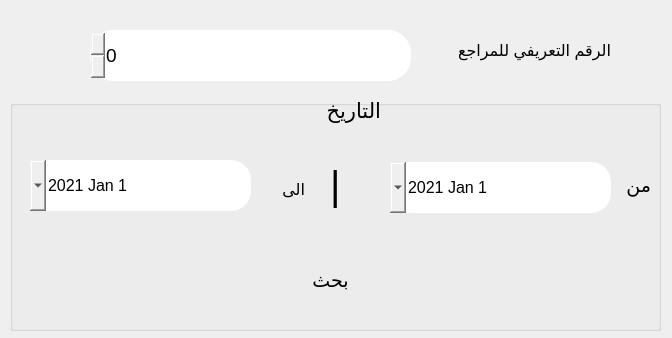
<?xml version="1.0" encoding="UTF-8"?>
<ui version="4.0">
 <class>Form</class>
 <widget class="QWidget" name="Form">
  <property name="geometry">
   <rect>
    <x>0</x>
    <y>0</y>
    <width>672</width>
    <height>338</height>
   </rect>
  </property>
  <property name="windowTitle">
   <string>Form</string>
  </property>
  <property name="styleSheet">
   <string notr="true">
/*
ABOUT
============================================================================================================
version 2.05
QT theme (stylesheet) specially developed for FreeCAD (http://www.freecadweb.org/).
It might work with other software that uses QT styling.


LICENSE
============================================================================================================
Copyright (c) 2016 Pablo Gil Fern?ndez

This work is licensed under the Creative Commons Attribution-ShareAlike 4.0 International License.
To view a copy of this license, visit http://creativecommons.org/licenses/by-sa/4.0/.


INSTALLATION
============================================================================================================
1) Place the .qss files and /images/ folder in the path that fits your OS:
    OSX = /Users/[YOUR_USER_NAME]/Library/Preferences/FreeCAD/Gui/Stylesheets/
    WINDOWS = C:/[INSTALLATION_PATH]/FreeCAD/data/Gui/Stylesheets/
    LINUX = /home/[YOUR_USER_NAME]/.FreeCAD/Gui/Stylesheets/

2) In order to display correctly images:
    2.1) FreeCAD 0.16 (development builds newer than commit 5b3d50a): that's it, you are done!

    2.2) FreeCAD 0.15: Images used in the theme need ABSOLUTE paths to be found by FreeCAD, so you should search the string &quot;qss:images&quot; (without &quot;&quot;) and replace with the real path of your computer. It should be done with all the .qss files you want to install-use
        find = qss:images
        replace = /Users/myName/Library/Preferences/FreeCAD/Gui/Stylesheets/images


CUSTOMIZATION
============================================================================================================
If you would like to change the overall look/style of the theme, just find and replace following colors in the whole file:
    BACKGROUND (darker to ligher)
        black
        #505050
        #6e6e6e
        #828282
        #a2a2a0
        #b6b6b6
        #c8c8c8
        #c3c3c3
        #d2d2d2
        #dcdcdc
        #e0e0e0
        #e6e6e6
        #f0f0f0
        #f5f5f5 = main background color
        white

    SELECTION (darker to lighter)
        #1b3774
        #2053c0
        #3874f2
        #5e90fa = main selection color
        #6f9efa = used to build QSpinBox up and down buttons, it's used as color in the middle
        #7cabf9
        #adc5ed
        #cbd8e6




KNOWN BUGS and TO DO
============================================================================================================
    - please, follow the link to get updated information: http://forum.freecadweb.org/viewtopic.php?f=10&amp;t=12417
*/


/*==================================================================================================
Reset elements
==================================================================================================*/
/* Reseting everything helps to unify styles across different operating systems */
* {
    padding: 0px;
    margin: 0px;
    border: 0px;
    border-style: none;
    border-image: none;
    outline: 0;
}

/* specific reset for elements inside QToolBar */
QToolBar * {
    margin: 0px;
    padding: 0px;
}


/*==================================================================================================
Main window
==================================================================================================*/
QMainWindow,
QDialog,
QDockWidget,
QToolBar  {
    background-color: #f5f5f5; /* main background color */
}

QMdiArea {
    background-image: url(qss:images/background_freecad.png);
    background-position: center center;
    background-repeat: no-repeat;
}


/*==================================================================================================
MENUS
==================================================================================================*/
QMenuBar,
QMenuBar::item {
    color: black;
    background-color: #f5f5f5; /* main background color */
}

QMenu,
QMenu::item {
    color: black;
    background-color: #f5f5f5; /* main background color */
    text-decoration: none;
}

QMenuBar::item:selected,
QMenuBar::item:pressed,
QMenu::item:selected,
QMenu::item:pressed {
    color: white;
    background-color: #5e90fa;
}

QMenu::right-arrow {
    width: 10px;
    height: 10px;
    image:url(qss:images/right_arrow_dark.png);
    margin-right: 2px;
}

QMenu::right-arrow:selected {
    image:url(qss:images/right_arrow_lighter.png);
}

QMenu::item {
    padding: 2px 16px 2px 26px; /* make room for icon at left */
    border: 1px solid transparent; /* reserve space for selection border */
}

QMenu::icon {
    margin-left: 2px;
}

QMenu::separator {
    height: 1px;
    background-color: rgba(0,0,0,30);
    margin: 6px 4px;
}

QMenu::indicator:non-exclusive:checked {
    color: white;
}

/* Fix for elements inside a drop-down menu */
QMenu QRadioButton,
QMenu QCheckBox,
QMenu QPushButton,
QMenu QToolButton {
    color: black; /* same as regular QRadioButton and QCheckBox */
}

QMenu QRadioButton:hover,
QMenu QCheckBox:hover,
QMenu QPushButton:hover,
QMenu QToolButton:hover,
QMenu QPushButton:pressed,
QMenu QToolButton:pressed,
QMenu QPushButton:selected,
QMenu QToolButton:selected {
    color: white;
    background-color: #5e90fa; /* same as QMenu::item:selected and QMenu::item:pressed */
}

QMenu QRadioButton:disabled,
QMenu QCheckBox:disabled {
    color: #6e6e6e;
}

QMenu QRadioButton::indicator:disabled,
QMenu QCheckBox::indicator:disabled {
    color: #6e6e6e;
    background-color: transparent;
    border: 1px solid #6e6e6e;
}


/*==================================================================================================
Tool bar
==================================================================================================*/
QToolBar {
    border: none;
    padding: 2px;
}

QToolBar::handle:top,
QToolBar::handle:bottom,
QToolBar::handle:horizontal {
    background-image: url(qss:images/Hmovetoolbar_dark.png);
    width: 10px;
    margin: 4px 2px;
    background-position: top right;
    background-repeat: repeat-y;
}

QToolBar::handle:left,
QToolBar::handle:right,
QToolBar::handle:vertical {
    background-image: url(qss:images/Vmovetoolbar_dark.png);
    height: 10px;
    margin: 2px 4px;
    background-position: left bottom;
    background-repeat: repeat-x;
}

QToolBar::separator:top,
QToolBar::separator:bottom,
QToolBar::separator:horizontal {
    width: 1px;
    margin: 6px 4px;
    background-color: rgba(0,0,0,30);
}

QToolBar::separator:left,
QToolBar::separator:right,
QToolBar::separator:vertical {
    height: 1px;
    margin: 4px 6px;
    background-color: rgba(0,0,0,30);
}


/*==================================================================================================
Group box
==================================================================================================*/
QGroupBox {
    color: rgba(0,0,0,120);
    border:1px solid rgba(0, 0, 0, 20); /* lighter than its own border-color */;
    border-radius: 3px;
    margin-top: 10px;
    padding: 6px;
    background-color: rgba(255, 255, 255, 15);
}

QGroupBox:title {
    top: -8px;
    left: 12px;
}


/*==================================================================================================
Tooltip
==================================================================================================*/
QToolTip {
    color: white;
    background-color: #828282;
    /*opacity: 90%; doesn't correctly work */
    padding: 4px;
    border-radius: 3px; /* has no effect */
}


/*==================================================================================================
Dock widget
==================================================================================================*/
QDockWidget {
    color: rgba(0,0,0,120);
    titlebar-close-icon: url(qss:images/close_dark.png);
    titlebar-normal-icon: url(qss:images/undock_dark.png);
}

QDockWidget::title {
    text-align: center;
    background-color: rgba(0,0,0,10);
    border: 4px solid #f5f5f5; /* fix to simulate margin between this :title and tabs */ /* same as main background color */
    border-radius: 6px; /* bigger than normal due to previous border fix */
    padding: 4px 0px; /* also needed because of previous border fix */
}

QDockWidget::close-button,
QDockWidget::float-button {
    border: none;
    background: transparent;
    border-radius: 3px;
    subcontrol-origin: padding;
    subcontrol-position: right center;
}

QDockWidget::close-button {
    right: 4px;
}
    
QDockWidget::float-button {
    right: 22px;
}

QDockWidget::close-button:hover,
QDockWidget::float-button:hover {
    background-color: rgba(0,0,0,15);
}

QDockWidget::close-button:pressed,
QDockWidget::float-button:pressed {
    background-color: rgba(0,0,0,30);
}

/* fix for Python Console (probably there is a smarter way to arrive to it) */
QDockWidget &gt; QFrame {
    background-color: #f0f0f0;
    border: 1px solid #c3c3c3;
}


/*==================================================================================================
Progress bar
==================================================================================================*/
QProgressBar,
QProgressBar:horizontal {
    color: white;
    background-color: rgba(0,0,0,10);
    text-align: center;
    border: 1px solid rgba(0,0,0,80);
    padding: 1px;
    border-radius: 3px;
}
QProgressBar::chunk,
QProgressBar::chunk:horizontal {
    background-color: qlineargradient(spread:pad, x1:1, y1:0.545, x2:1, y2:0, stop:0 #3874f2, stop:1 #5e90fa);
    border-radius: 3px;
}


/*==================================================================================================
Scroll
==================================================================================================*/
QAbstractScrollArea {
    border-radius: 2px;
}

QAbstractScrollArea::corner {
    border: none;
}

QScrollBar:horizontal {
    height: 15px;
    margin: 0px;
}

QScrollBar::handle:vertical,
QScrollBar::handle:horizontal {
}

QScrollBar::handle:vertical:hover,
QScrollBar::handle:horizontal:hover {
}

QScrollBar::handle:horizontal {
    min-width: 5px;
    border-radius: 3px;
    margin: 4px 15px;
}

QScrollBar::sub-line:horizontal {
    margin: 1px 3px 0px 3px; /* 1px to correctly fit the 10px width image */
    border-image: url(qss:images/left_arrow_dark.png);
    width: 6px;
    height: 10px;
    subcontrol-position: left;
    subcontrol-origin: margin;
}

QScrollBar::add-line:horizontal {
    margin: 1px 3px 0px 3px; /* 1px to correctly fit the 10px width image */
    border-image: url(qss:images/right_arrow_dark.png);
    width: 6px;
    height: 10px;
    subcontrol-position: right;
    subcontrol-origin: margin;
}

QScrollBar::sub-line:horizontal:hover,
QScrollBar::sub-line:horizontal:on {
    border-image: url(qss:images/left_arrow_darker.png);
}

QScrollBar::add-line:horizontal:hover,
QScrollBar::add-line:horizontal:on {
    border-image: url(qss:images/right_arrow_darker.png);
}

QScrollBar::up-arrow:horizontal,
QScrollBar::down-arrow:horizontal {
}

QScrollBar::add-page:horizontal,
QScrollBar::sub-page:horizontal {
}

QScrollBar:vertical {
    width: 15px;
    margin: 0px;
}

QScrollBar::handle:vertical {
    min-height: 5px;
    border-radius: 3px;
    margin: 15px 4px;
}

QScrollBar::sub-line:vertical {
    margin: 3px 0px 3px 1px; /* 1px to correctly fit the 10px width image */
    border-image: url(qss:images/up_arrow_dark.png);
    height: 6px;
    width: 10px;
    subcontrol-position: top;
    subcontrol-origin: margin;
}

QScrollBar::add-line:vertical {
    margin: 3px 0px 3px 1px; /* 1px to correctly fit the 10px width image */
    border-image: url(qss:images/down_arrow_dark.png);
    height: 6px;
    width: 10px;
    subcontrol-position: bottom;
    subcontrol-origin: margin;
}

QScrollBar::sub-line:vertical:hover,
QScrollBar::sub-line:vertical:on {
    border-image: url(qss:images/up_arrow_darker.png);
}

QScrollBar::add-line:vertical:hover,
QScrollBar::add-line:vertical:on {
    border-image: url(qss:images/down_arrow_darker.png);
}

QScrollBar::up-arrow:vertical,
QScrollBar::down-arrow:vertical {
}

QScrollBar::add-page:vertical,
QScrollBar::sub-page:vertical {
}


/*==================================================================================================
Tab bar
==================================================================================================*/
QTabWidget::pane {
    background-color: transparent; /* temporal (transparent background) */ /* tab content background color */
    position: absolute;
}

QTabWidget::pane:top {
    top: -1px;
    border-top: 1px solid #d2d2d2;
}

QTabWidget::pane:bottom {
    bottom: -1px;
    border-bottom: 1px solid #d2d2d2;
}

QTabWidget::pane:left {
    right: -1px;
    border-right: 1px solid #d2d2d2;
}

QTabWidget::pane:right {
    left: -1px;
    border-left: 1px solid #d2d2d2;
}

QTabWidget::tab-bar:top,
QTabWidget::tab-bar:bottom {
    left: 10px;
}

QTabWidget::tab-bar:left,
QTabWidget::tab-bar:right {
    top: 10px;
}

QTabBar {
    qproperty-drawBase: 0; /* important */
    background-color: transparent;
}

/* Workaround for QTabBars created from docked QDockWidgets which don't draw the border if not set and reseted as follows: */
QTabBar {
    border-top: 1px solid #d2d2d2;  /* set color for all QTabBars */
}
QDockWidget QTabBar {
    border-color: transparent; /* set color for all QTabBars but ones created from QDockWidget */
}
QDialog QTabBar {
    border-color: transparent; /* set color for QTabBars inside Preferences dialog */
}
/* end fix */

QTabBar::tab {
    background-color: transparent;
    border: 1px solid transparent;
    padding: 3px;
}

QTabBar::tab:top,
QTabBar::tab:bottom {
    border-top-width: 4px}
/*==================================================================================================
Buttons
==================================================================================================*/
/* Common */
QComboBox,
QAbstractSpinBox,
QSpinBox,
QDoubleSpinBox,
QLineEdit,
QTextEdit,
QTimeEdit,
QDateEdit,
QDateTimeEdit {
    color: #6e6e6e;
    background-color: #e0e0e0;
    selection-color: white;
    selection-background-color: #5e90fa;
    border: 1px solid #e0e0e0;
    border-radius: 3px;
    min-width: 50px; /* it ensures the default value is correctly displayed */
    min-height: 20px; /* important to be a pair number in order to up/down buttons to be divisible by two (if not set could create a blank line in Ubuntu. Its downside is that it's needed to reset it (min-width: 0px) on following elements that can't have it such as fields inside QToolBar and inside QTreeView (Property editor) */
    padding: 1px 2px; /* temporal: could don't be compatible with elements inside Tree/List view */
}

/* shifts text/number editable field to the left to make space for the up/down or drop-down buttons */
QComboBox,
QAbstractSpinBox,
QSpinBox,
QDoubleSpinBox,
QTimeEdit,
QDateEdit,
QDateTimeEdit {
    padding-right: 20px;
}

/* when QTextEdit are no editable */
QTextEdit:!editable {
    background-color: #f0f0f0;
    border: 1px solid #c3c3c3;
}

QComboBox:focus,
QAbstractSpinBox:focus,
QSpinBox:focus,
QDoubleSpinBox:focus,
QLineEdit:focus,
QTextEdit:focus,
QTimeEdit:focus,
QDateEdit:focus,
QDateTimeEdit:focus {
    color: black;
    border-color: #7cabf9;
    border-right-color: qlineargradient(spread:pad, x1:1, y1:0.8, x2:1, y2:0, stop:0 #5e90fa, stop:1 #7cabf9); /* same as up/down or drop-down button color */
    background-color: #cbd8e6;
}

QComboBox:disabled,
QAbstractSpinBox:disabled,
QSpinBox:disabled,
QDoubleSpinBox:disabled,
QLineEdit:disabled,
QTextEdit:disabled,
QTimeEdit:disabled,
QDateEdit:disabled,
QDateTimeEdit:disabled {
    color: #c3c3c3;
    background-color: #e0e0e0; /* same as enabled color */
    border-color: #e0e0e0; /* same as enabled color */
}

QAbstractSpinBox:up-button,
QSpinBox:up-button,
QDoubleSpinBox:up-button,
QTimeEdit:up-button,
QDateEdit:up-button,
QDateTimeEdit:up-button,
QAbstractSpinBox:down-button,
QSpinBox:down-button,
QDoubleSpinBox:down-button,
QTimeEdit:down-button,
QDateEdit:down-button,
QDateTimeEdit:down-button {
    background-color: #d2d2d2;
    subcontrol-origin: border; /* important */
    width: 20px; /* same as QComboBox ... QDateTimeEdit padding-right */
}

QAbstractSpinBox:up-button,
QSpinBox:up-button,
QDoubleSpinBox:up-button,
QTimeEdit:up-button,
QDateEdit:up-button,
QDateTimeEdit:up-button {
    subcontrol-position: top right;
    border-top-right-radius: 3px;
}

QAbstractSpinBox:down-button,
QSpinBox:down-button,
QDoubleSpinBox:down-button,
QTimeEdit:down-button,
QDateEdit:down-button,
QDateTimeEdit:down-button {
    subcontrol-position: bottom right;
    border-bottom-right-radius: 3px;
}

QAbstractSpinBox:up-button:focus,
QSpinBox:up-button:focus,
QDoubleSpinBox:up-button:focus,
QTimeEdit:up-button:focus,
QDateEdit:up-button:focus,
QDateTimeEdit:up-button:focus {
    background-color: qlineargradient(spread:pad, x1:1, y1:0.8, x2:1, y2:0, stop:0 #6f9efa, stop:1 #7cabf9);
}

QAbstractSpinBox:down-button:focus,
QSpinBox:down-button:focus,
QDoubleSpinBox:down-button:focus,
QTimeEdit:down-button:focus,
QDateEdit:down-button:focus,
QDateTimeEdit:down-button:focus {
    background-color: qlineargradient(spread:pad, x1:1, y1:0.8, x2:1, y2:0, stop:0 #5e90fa, stop:1 #6f9efa);
}

QAbstractSpinBox:up-button:disabled,
QSpinBox:up-button:disabled,
QDoubleSpinBox:up-button:disabled,
QTimeEdit:up-button:disabled,
QDateEdit:up-button:disabled,
QDateTimeEdit:up-button:disabled,
QAbstractSpinBox:down-button:disabled,
QSpinBox:down-button:disabled,
QDoubleSpinBox:down-button:disabled,
QTimeEdit:down-button:disabled,
QDateEdit:down-button:disabled,
QDateTimeEdit:down-button:disabled {
    background-color: transparent;
}

QAbstractSpinBox::up-arrow,
QSpinBox::up-arrow,
QDoubleSpinBox::up-arrow,
QTimeEdit::up-arrow,
QDateEdit::up-arrow,
QDateTimeEdit::up-arrow {
    image: url(qss:images/up_arrow_dark.png);
    top: 2px; /* fix symmetry between up and down images */
}

QAbstractSpinBox::up-arrow:focus,
QSpinBox::up-arrow:focus,
QDoubleSpinBox::up-arrow:focus,
QTimeEdit::up-arrow:focus,
QDateEdit::up-arrow:focus,
QDateTimeEdit::up-arrow:focus {
    image: url(qss:images/up_arrow_lighter.png);
}

QAbstractSpinBox::up-arrow:off,
QSpinBox::up-arrow:off,
QDoubleSpinBox::up-arrow:off,
QTimeEdit::up-arrow:off,
QDateEdit::up-arrow:off,
QDateTimeEdit::up-arrow:off {
    image: url(qss:images/up_arrow_disabled_dark.png);
}

QAbstractSpinBox::up-arrow:disabled,
QSpinBox::up-arrow:disabled,
QDoubleSpinBox::up-arrow:disabled,
QTimeEdit::up-arrow:disabled,
QDateEdit::up-arrow:disabled,
QDateTimeEdit::up-arrow:disabled {
    image: url(qss:images/up_arrow_disabled_dark.png);
}

QAbstractSpinBox::down-arrow,
QSpinBox::down-arrow,
QDoubleSpinBox::down-arrow,
QTimeEdit::down-arrow,
QDateEdit::down-arrow,
QDateTimeEdit::down-arrow {
    image: url(qss:images/down_arrow_dark.png);
    bottom: 0px; /* fix simetry between up and down images */
}

QAbstractSpinBox::down-arrow:focus,
QSpinBox::down-arrow:focus,
QDoubleSpinBox::down-arrow:focus,
QTimeEdit::down-arrow:focus,
QDateEdit::down-arrow:focus,
QDateTimeEdit::down-arrow:focus {
    image: url(qss:images/down_arrow_lighter.png);
}

QAbstractSpinBox::down-arrow:off,
QSpinBox::down-arrow:off,
QDoubleSpinBox::down-arrow:off,
QTimeEdit::down-arrow:off,
QDateEdit::down-arrow:off,
QDateTimeEdit::down-arrow:off {
    image: url(qss:images/down_arrow_disabled_dark.png);
}

QAbstractSpinBox::down-arrow:disabled,
QSpinBox::down-arrow:disabled,
QDoubleSpinBox::down-arrow:disabled,
QTimeEdit::down-arrow:disabled,
QDateEdit::down-arrow:disabled,
QDateTimeEdit::down-arrow:disabled {
    image: url(qss:images/down_arrow_disabled_dark.png);
}

/* ComboBox */
QComboBox::drop-down {
    background-color: #d2d2d2;
    subcontrol-origin: border; /* important */
    subcontrol-position: top right;
    width: 20px;
    border-top-right-radius: 3px;
    border-bottom-right-radius: 3px;
}

QComboBox::drop-down:on,
QComboBox::drop-down:focus {
    background-color: qlineargradient(spread:pad, x1:1, y1:0.8, x2:1, y2:0, stop:0 #5e90fa, stop:1 #7cabf9);
}

QComboBox::down-arrow {
    image: url(qss:images/down_arrow_dark.png);
}

QComboBox::down-arrow:on,
QComboBox::down-arrow:focus {
    image: url(qss:images/down_arrow_lighter.png);
}

QComboBox::down-arrow:off,
QComboBox::down-arrow:disabled {
    image: url(qss:images/down_arrow_disabled_dark.png);
}

/* ComboBox menu */
QComboBox {
    selection-color: white;
    selection-background-color: #5e90fa;
}

QComboBox QAbstractItemView {
    color: #6e6e6e; /* same as regular QComboBox color */
    background-color: transparent;
    selection-color: white;
    selection-background-color: #5e90fa;
    border-width: 5px 0px 5px 0px;
    border-style: solid;
    border-color: transparent;
    margin: 0px -1px 0px 0px; /* temporal: hack for Mac... try it on Windows and Linux */
}



/*==================================================================================================
Radio button
==================================================================================================*/
QRadioButton::indicator:unchecked{
    color: #505050;
    background-color: rgba(0, 0, 0, 20);
    border: 1px solid #505050;
}

QRadioButton::indicator:checked {
    background-color: #5e90fa; /* QCheckBox has the same color */
    border: 1px solid #3874f2; /* QCheckBox has the same color */
    image:url(qss:images/radiobutton_light.png);
}

QRadioButton,
QRadioButton:disabled {
    color: #505050;
    padding: 3px;
    outline: none;
    background-color: transparent;
}

QRadioButton::indicator {
    width: 11px;
    height: 11px;
    border-radius: 6px;
}

QRadioButton::indicator:pressed {
    border-color: #adc5ed;
}

QRadioButton::indicator:disabled {
    color: #6e6e6e;
    background-color: transparent;
    border: 1px solid #6e6e6e;
}

QRadioButton:focus {
    border: none;
}


/*==================================================================================================
Checkbox
==================================================================================================*/
QCheckBox,
QCheckBox:disabled {
    color: #505050;
    padding: 3px;
    outline: none;
    background-color: transparent;
}

QCheckBox::indicator {
    color: #c8c8c8;
    background-color: rgba(0,0,0,20);
    border: 1px solid #505050;
    width: 11px;
    height: 11px;
    border-radius:2px;
}

QCheckBox::indicator:pressed,
QCheckBox::indicator:non-exclusive:checked:pressed,
QCheckBox::indicator:indeterminate:pressed,
QCheckBox::indicator:checked:pressed {
    border-color: #adc5ed;
}

QCheckBox::indicator:checked {
    background-color: #5e90fa; /* QRadioButton has the same color */
    border: 1px solid #3874f2; /* QRadioButton has the same color */
    image:url(qss:images/checkbox_light.png);
}

QCheckBox:disabled {
    color: rgba(0,0,0,40);
    background-color: transparent;
}

QCheckBox::indicator:disabled {
    background-color: rgba(0,0,0,20);
    border: 1px solid rgba(0,0,0,20);
}

QCheckBox::indicator:indeterminate {
    background-color: #5e90fa;
    border: 1px solid #3874f2;
    image: url(qss:images/checkbox_indeterminate_light.png);
}

QCheckBox:focus {
    border: none;
}







/*==================================================================================================
EXPERIMENTAL
==================================================================================================*/

/* Fix for preventing elements in different rows to accidentaly overlap */
QDialog QGroupBox QFrame {
    margin: 2px 0px;
}

*[mandatoryField=&quot;true&quot;] { background-color: cyan }
QPushButton {
    border-radius: 20px;
    color: rgb(230, 230, 230);
    text-align: center;
background-color: qlineargradient(spread:pad, x1:0, y1:0, x2:0, y2:1, stop:0 #5e90fa, stop:1 #3874f2);
    border: 1px solid #d2d2d2;
    border-bottom-color: #c3c3c3; /* simulates shadow under the button */
    padding: 4px 22px;
    margin: 4px 4px;
    min-height: 16px; /* same as QTabBar QPushButton min-width */
    border-radius:20px;
}

QPushButton:hover,
QPushButton:focus {
    color: white;
    border: 1px solid rgb(49, 44, 113);
background-color:qlineargradient(spread:pad, x1:0, y1:0, x2:1, y2:1, stop:0.512438 rgba(69, 124, 225, 255), stop:1 rgba(82, 157, 255, 255))
}

QPushButton:disabled,
QPushButton:disabled:checked {
    color: #b6b6b6;
    border-color: #e6e6e6;
    background-color: #e6e6e6;
}

QPushButton:pressed {
    background-color: qlineargradient(spread:pad, x1:0, y1:0, x2:0, y2:1, stop:0 #3874f2, stop:1 #5e90fa);
}

QPushButton:checked {
    background-color: rgb(35, 72, 147);
    border-color: #3874f2;
}

/* Color Buttons */
Gui--ColorButton,
Gui--ColorButton:disabled {
    padding: 0px; /* reset */
    margin: 0px; /* reset */
}

Gui--ColorButton {
    background-color: qlineargradient(spread:pad, x1:0, y1:0.3, x2:0, y2:1, stop:0 #f5f5f5, stop:1 #e6e6e6);
    border: 1px solid #d2d2d2;
    border-bottom-color: #c3c3c3; /* simulates shadow under the button */
}

Gui--ColorButton:disabled {
    border-color: transparent;
    background-color: rgba(0,0,0,10);
}

Gui--ColorButton:hover,
Gui--ColorButton:focus {
    border-color: #3874f2;
    background-color: qlineargradient(spread:pad, x1:0, y1:0, x2:0, y2:1, stop:0 #5e90fa, stop:1 #3874f2);
}

Gui--ColorButton:pressed {
    background-color: qlineargradient(spread:pad, x1:0, y1:0, x2:0, y2:1, stop:0 #3874f2, stop:1 #5e90fa);
}

/* Pushbutton style for &quot;...&quot; inside Placement cell which launches Placement tool */
Gui--PropertyEditor--PropertyEditor &gt; QWidget &gt; QWidget &gt; QPushButton {
    background-color: #b6b6b6;
    border: 1px solid #828282;
    min-width: 16px; /* reset it due to larger value on regular QPushButton, same or bigger value as regular QPushButton min-height */
    border-radius: 0px;
    margin: 0px; /* reset */
    padding: 0px; /* reset */
}

/* Fix for Expressions description QFrame that is &quot;broken&quot; with initial reset */
Gui--PropertyEditor--PropertyEditor &gt; QWidget &gt; QWidget &gt; QWidget &gt; QWidget &gt; QFrame {
    background-color: #f5f5f5; /* main background color */
    border: 1px solid #dcdcdc;
    border-radius: 2px;
    padding: 2px 6px;
}

QPushButton:checked {
    background-color: #5e90fa;
    border-color: #3874f2;
}</string>
  </property>
  <widget class="QLabel" name="label">
   <property name="geometry">
    <rect>
     <x>410</x>
     <y>30</y>
     <width>201</width>
     <height>41</height>
    </rect>
   </property>
   <property name="font">
    <font>
     <family>Segoe UI</family>
     <pointsize>12</pointsize>
     <weight>50</weight>
     <bold>false</bold>
    </font>
   </property>
   <property name="layoutDirection">
    <enum>Qt::RightToLeft</enum>
   </property>
   <property name="text">
    <string>الرقم التعريفي للمراجع</string>
   </property>
  </widget>
  <widget class="QSpinBox" name="spinBox">
   <property name="geometry">
    <rect>
     <x>90</x>
     <y>30</y>
     <width>321</width>
     <height>51</height>
    </rect>
   </property>
   <property name="font">
    <font>
     <pointsize>14</pointsize>
    </font>
   </property>
   <property name="layoutDirection">
    <enum>Qt::RightToLeft</enum>
   </property>
   <property name="styleSheet">
    <string notr="true">border-radius:23px</string>
   </property>
   <property name="maximum">
    <number>1000000017</number>
   </property>
  </widget>
  <widget class="QGroupBox" name="groupBox">
   <property name="geometry">
    <rect>
     <x>10</x>
     <y>100</y>
     <width>651</width>
     <height>231</height>
    </rect>
   </property>
   <property name="font">
    <font>
     <pointsize>16</pointsize>
    </font>
   </property>
   <property name="layoutDirection">
    <enum>Qt::RightToLeft</enum>
   </property>
   <property name="styleSheet">
    <string notr="true"/>
   </property>
   <property name="title">
    <string/>
   </property>
   <widget class="QLabel" name="label_2">
    <property name="geometry">
     <rect>
      <x>270</x>
      <y>-10</y>
      <width>101</width>
      <height>41</height>
     </rect>
    </property>
    <property name="font">
     <font>
      <family>Segoe UI</family>
      <pointsize>16</pointsize>
      <weight>50</weight>
      <bold>false</bold>
     </font>
    </property>
    <property name="layoutDirection">
     <enum>Qt::RightToLeft</enum>
    </property>
    <property name="text">
     <string>التاريخ</string>
    </property>
   </widget>
   <widget class="QLabel" name="label_67">
    <property name="geometry">
     <rect>
      <x>254</x>
      <y>64</y>
      <width>41</width>
      <height>51</height>
     </rect>
    </property>
    <property name="font">
     <font>
      <family>Segoe UI</family>
      <pointsize>12</pointsize>
      <weight>50</weight>
      <bold>false</bold>
     </font>
    </property>
    <property name="text">
     <string>الى</string>
    </property>
   </widget>
   <widget class="QDateEdit" name="dateEdit_5">
    <property name="geometry">
     <rect>
      <x>20</x>
      <y>60</y>
      <width>221</width>
      <height>51</height>
     </rect>
    </property>
    <property name="font">
     <font>
      <pointsize>12</pointsize>
     </font>
    </property>
    <property name="styleSheet">
     <string notr="true">border-radius:20px;</string>
    </property>
    <property name="dateTime">
     <datetime>
      <hour>0</hour>
      <minute>0</minute>
      <second>0</second>
      <year>2021</year>
      <month>1</month>
      <day>1</day>
     </datetime>
    </property>
    <property name="calendarPopup">
     <bool>true</bool>
    </property>
   </widget>
   <widget class="QLabel" name="label_66">
    <property name="geometry">
     <rect>
      <x>580</x>
      <y>60</y>
      <width>61</width>
      <height>51</height>
     </rect>
    </property>
    <property name="font">
     <font>
      <family>Segoe UI</family>
      <pointsize>14</pointsize>
      <weight>50</weight>
      <bold>false</bold>
     </font>
    </property>
    <property name="text">
     <string>من</string>
    </property>
   </widget>
   <widget class="QDateEdit" name="dateEdit_6">
    <property name="geometry">
     <rect>
      <x>380</x>
      <y>62</y>
      <width>221</width>
      <height>51</height>
     </rect>
    </property>
    <property name="font">
     <font>
      <pointsize>12</pointsize>
     </font>
    </property>
    <property name="styleSheet">
     <string notr="true">border-radius:20px;</string>
    </property>
    <property name="dateTime">
     <datetime>
      <hour>0</hour>
      <minute>0</minute>
      <second>0</second>
      <year>2021</year>
      <month>1</month>
      <day>1</day>
     </datetime>
    </property>
    <property name="calendarPopup">
     <bool>true</bool>
    </property>
   </widget>
   <widget class="QLabel" name="label_68">
    <property name="geometry">
     <rect>
      <x>320</x>
      <y>60</y>
      <width>21</width>
      <height>51</height>
     </rect>
    </property>
    <property name="font">
     <font>
      <family>Segoe UI</family>
      <pointsize>30</pointsize>
      <weight>50</weight>
      <bold>false</bold>
     </font>
    </property>
    <property name="text">
     <string>|</string>
    </property>
   </widget>
   <widget class="QPushButton" name="pushButton_20">
    <property name="geometry">
     <rect>
      <x>200</x>
      <y>150</y>
      <width>241</width>
      <height>61</height>
     </rect>
    </property>
    <property name="font">
     <font>
      <family>Segoe UI</family>
      <pointsize>14</pointsize>
     </font>
    </property>
    <property name="layoutDirection">
     <enum>Qt::LeftToRight</enum>
    </property>
    <property name="styleSheet">
     <string notr="true">border-radius:26px;</string>
    </property>
    <property name="text">
     <string>بحث</string>
    </property>
    <property name="icon">
     <iconset resource="icons.qrc">
      <normaloff>:/icons8-search-512.png</normaloff>:/icons8-search-512.png</iconset>
    </property>
    <property name="iconSize">
     <size>
      <width>40</width>
      <height>40</height>
     </size>
    </property>
   </widget>
  </widget>
 </widget>
 <resources>
  <include location="icons.qrc"/>
 </resources>
 <connections/>
</ui>
